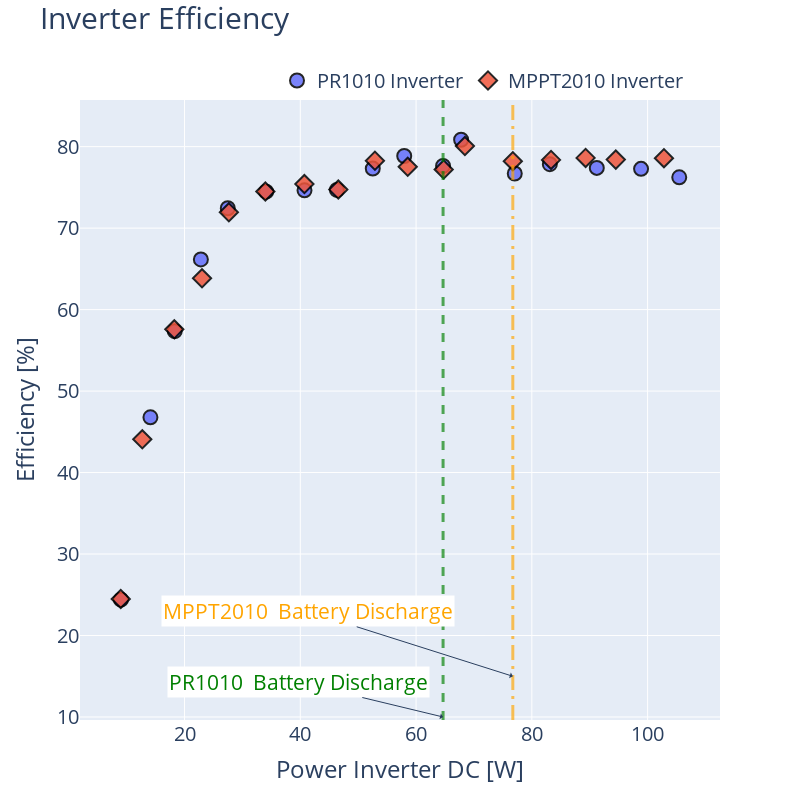

This figure's notebook cell:
### Markdown cell above
# Plot inverter efficiencies

### Code cell
# Plot the inverter efficiencies of MPPT and PWM controllers
fig = go.Figure()
fig.add_trace(go.Scatter(x=dfpwm['power_inv_dc'], y=dfpwm['efficiency_inverter'], name='PR1010 Inverter', mode='markers', marker=dict(size=marker_size, symbol='circle', line=dict(width=2, color='black'), opacity = marker_opacity)))
fig.add_trace(go.Scatter(x=dfmppt['power_inv_dc'], y=dfmppt['efficiency_inverter'], name='MPPT2010 Inverter', mode='markers', marker=dict(size=marker_size, symbol='diamond', line=dict(width=2, color='black'), opacity = marker_opacity)))
fig.add_vline(x=dfpwm['power_inv_dc'].iloc[pwm_switch_index], line_width=3, line_dash="dash", line_color="green", opacity=0.66)
fig.add_vline(x=dfmppt['power_inv_dc'].iloc[mppt_switch_index], line_width=3, line_dash="longdashdot", line_color="orange", opacity=0.66)
fig.update_layout(title='Inverter Efficiency', xaxis_title='Power Inverter DC [W]', yaxis_title='Efficiency [%]')
fig.update_layout(font=dict(size=20))
fig.update_layout(title_font=dict(size=30))
fig.update_layout(width=800,height=800)
fig.update_layout(legend=dict(
    orientation="h",
    yanchor="bottom",
    y=1.0,
    xanchor="right",
    x=0.95
))
fig.add_annotation(x=dfpwm['power_inv_dc'].iloc[pwm_switch_index], y=10, text="PR1010 \nBattery Discharge", showarrow=True, arrowhead=1, ax=-145, ay=-35, font=dict(size=21, color='green'), bgcolor='white')
fig.add_annotation(x=dfmppt['power_inv_dc'].iloc[mppt_switch_index], y=15, text="MPPT2010 \nBattery Discharge", showarrow=True, arrowhead=1, ax=-205, ay=-65, font=dict(size=21, color='orange'), bgcolor='white')
fig.update_layout(title=dict(y=0.99))
fig.show()
fig.write_image("./plots/t3/efficiency_inverter_offgrid.png")

### Figure 1 — Plotly figure (JSON) as saved in the notebook; plotly's stock layout.template omitted (floating-point values rounded to 4 significant figures)
{"data": [{"marker": {"line": {"color": "black", "width": 2}, "opacity": 0.85, "size": 14, "symbol": "circle"}, "mode": "markers", "name": "PR1010 Inverter", "type": "scatter", "x": [9.018, 14.11, 18.31, 22.82, 27.47, 34.1, 40.73, 46.32, 52.52, 57.95, 64.67, 67.78, 77.05, 83.11, 91.22, 98.87, 105.5], "y": [24.4, 46.78, 57.35, 66.16, 72.44, 74.48, 74.64, 74.69, 77.3, 78.86, 77.63, 80.85, 76.7, 77.85, 77.39, 77.27, 76.23]}, {"marker": {"line": {"color": "black", "width": 2}, "opacity": 0.85, "size": 14, "symbol": "diamond"}, "mode": "markers", "name": "MPPT2010 Inverter", "type": "scatter", "x": [8.983, 12.7, 18.24, 23.02, 27.66, 33.96, 40.71, 46.57, 52.89, 58.56, 64.77, 68.44, 76.71, 83.32, 89.29, 94.51, 102.8], "y": [24.49, 44.08, 57.58, 63.85, 71.94, 74.49, 75.41, 74.73, 78.27, 77.53, 77.2, 80.07, 78.21, 78.38, 78.62, 78.41, 78.58]}], "layout": {"annotations": [{"arrowhead": 1, "ax": -145, "ay": -35, "bgcolor": "white", "font": {"color": "green", "size": 21}, "showarrow": true, "text": "PR1010 \nBattery Discharge", "x": 64.67, "y": 10}, {"arrowhead": 1, "ax": -205, "ay": -65, "bgcolor": "white", "font": {"color": "orange", "size": 21}, "showarrow": true, "text": "MPPT2010 \nBattery Discharge", "x": 76.71, "y": 15}], "font": {"size": 20}, "height": 800, "legend": {"orientation": "h", "x": 0.95, "xanchor": "right", "y": 1, "yanchor": "bottom"}, "shapes": [{"line": {"color": "green", "dash": "dash", "width": 3}, "opacity": 0.66, "type": "line", "x0": 64.67, "x1": 64.67, "xref": "x", "y0": 0, "y1": 1, "yref": "y domain"}, {"line": {"color": "orange", "dash": "longdashdot", "width": 3}, "opacity": 0.66, "type": "line", "x0": 76.71, "x1": 76.71, "xref": "x", "y0": 0, "y1": 1, "yref": "y domain"}], "title": {"font": {"size": 30}, "text": "Inverter Efficiency", "y": 0.99}, "width": 800, "xaxis": {"title": {"text": "Power Inverter DC [W]"}}, "yaxis": {"title": {"text": "Efficiency [%]"}}}}
